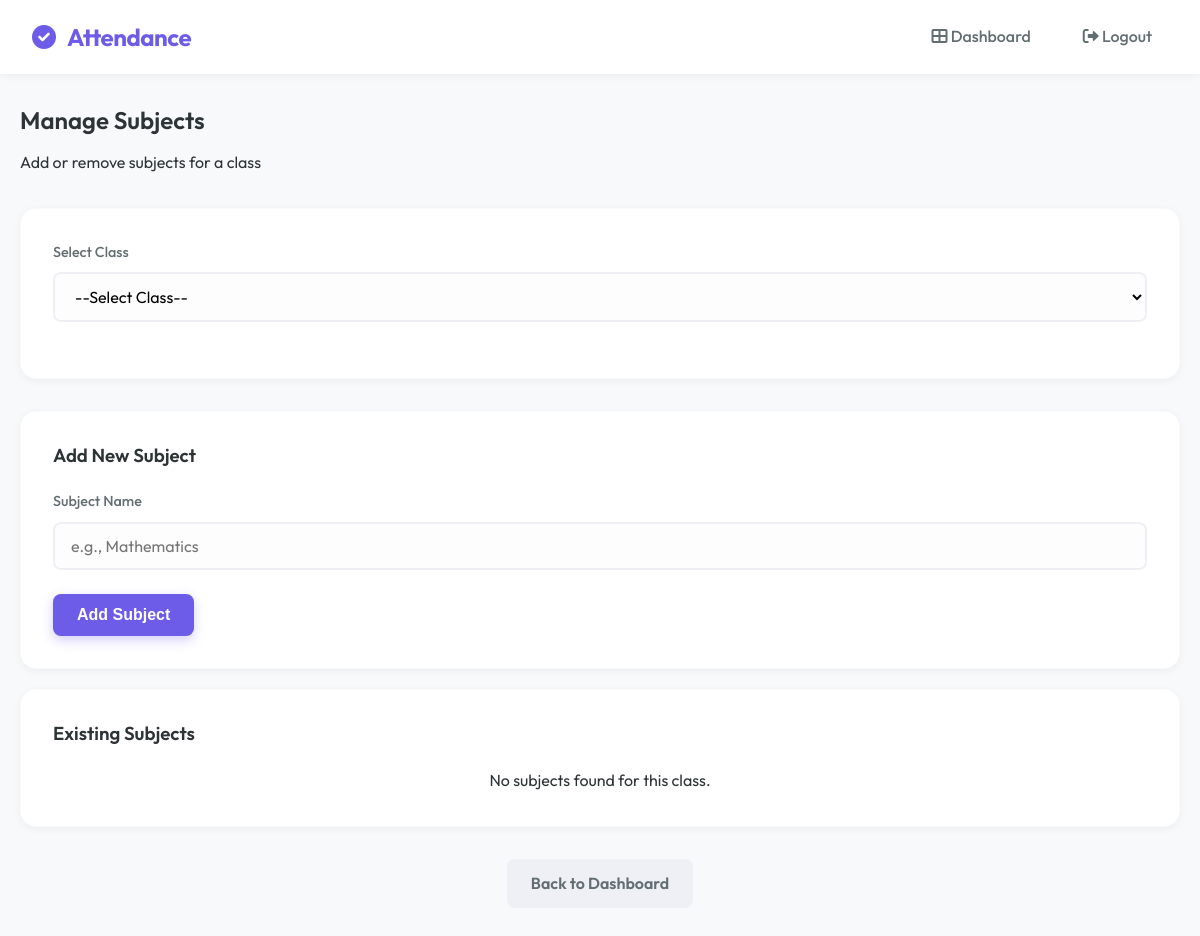
Page /subjects?class_id=3 (signed in) on the earlier database version.
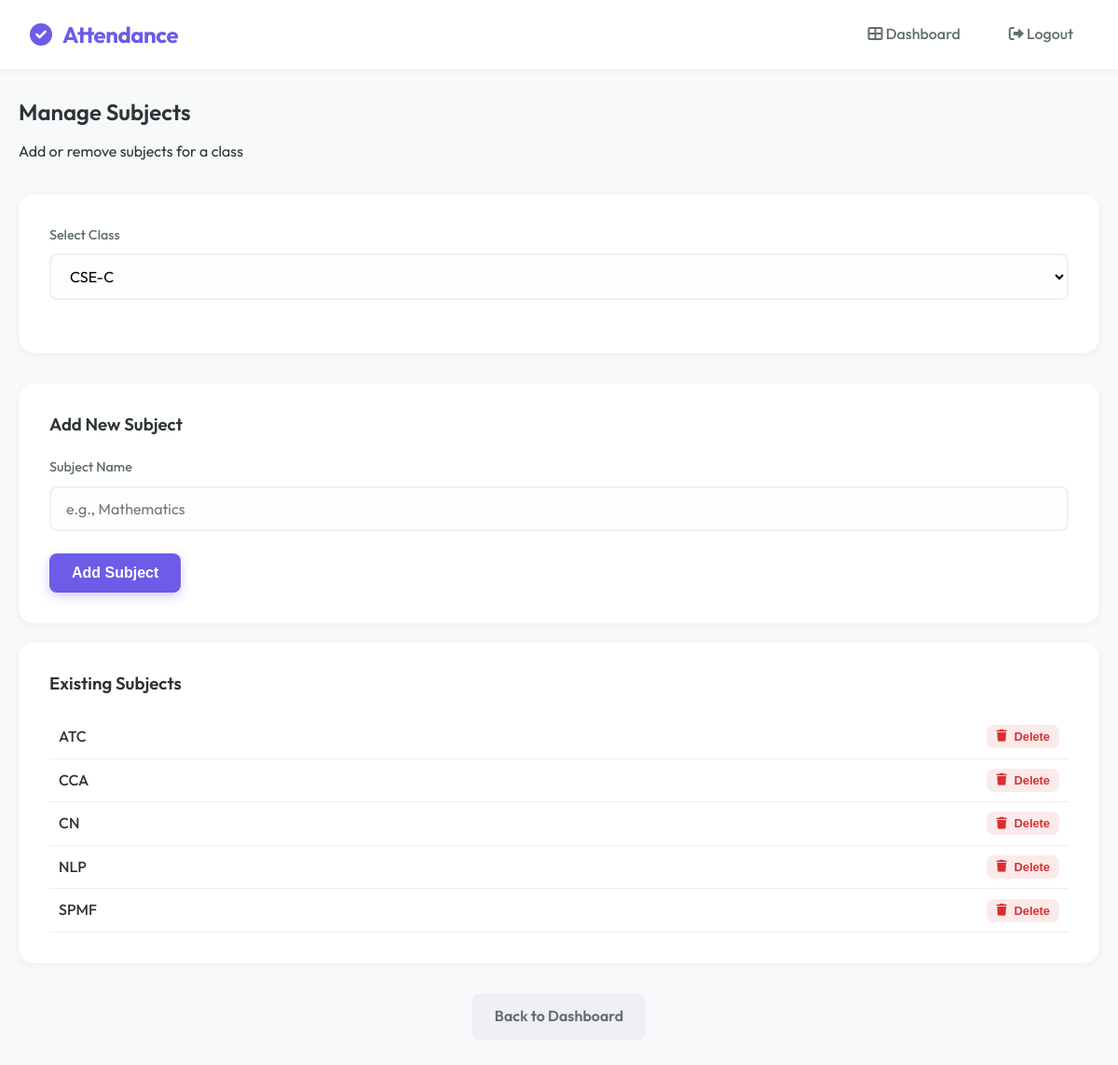
Same page on the later database version.
### tables this page shows
CREATE TABLE subjects (
        id INTEGER PRIMARY KEY AUTOINCREMENT,
        class_id INTEGER,
        name TEXT
    );

### app.py (the view)
@app.route("/subjects")
def subjects():
    if session.get("role") != "admin":
        return "Unauthorized", 403
    conn = sqlite3.connect('attendance.db')
    c = conn.cursor()
    c.execute("SELECT id, class_name FROM classes ORDER BY class_name")
    classes = c.fetchall()
    selected_class_id = request.args.get("class_id")
    subjects_list = []
    if selected_class_id:
        c.execute("SELECT id, name FROM subjects WHERE class_id=? ORDER BY name", (selected_class_id,))
        subjects_list = c.fetchall()
    conn.close()
    return render_template("subjects.html", classes=classes, subjects=subjects_list,
                           selected_class_id=int(selected_class_id) if selected_class_id else None)

### templates/subjects.html (shortened to what this page needs)
{% extends "base.html" %}
{% block content %}
<div class="mb-4">
    <h2>Manage Subjects</h2>
    <p class="text-muted">Add or remove subjects for a class</p>
</div>
<div class="card mb-4">
    <form method="GET" action="/subjects">
        <div class="form-group">
            <label for="class_id">Select Class</label>
            <select name="class_id" id="class_id" required onchange="this.form.submit()">
                <option value="">--Select Class--</option>
                {% for cid, cname in classes %}
                <option value="{{ cid }}" {% if selected_class_id==cid %}selected{% endif %}>{{ cname }}</option>
                {% endfor %}
            </select>
        </div>
    </form>
</div>
{% if selected_class_id %}
<div class="dashboard-grid" style="grid-template-columns: 1fr; gap: 20px; margin-top: 0;">
    <div class="card">
        <h3 class="mb-3">Add New Subject</h3>
        <form action="/add_subject" method="POST">
            <div class="form-group">
                <label for="name">Subject Name</label>
                <input type="text" id="name" name="name" required placeholder="e.g., Mathematics">
            </div>
            <button type="submit" class="btn btn-primary">Add Subject</button>
        </form>
    </div>
    <div class="card">
        <h3 class="mb-3">Existing Subjects</h3>
        {% if subjects %}
        <ul style="list-style: none; padding: 0;">
            {% for sid, sname in subjects %}
            <li
                style="display: flex; justify-content: space-between; align-items: center; padding: 10px; border-bottom: 1px solid #eee;">
                <span style="font-weight: 500;">{{ sname }}</span>
                <button type="button" class="btn btn-danger" style="padding: 5px 10px; font-size: 0.8rem;"
                    onclick="confirmDelete('{{ sid }}')">
                    <i class="fas fa-trash"></i> Delete
                </button>
            </li>
            {% endfor %}
        </ul>
        {% else %}
        <p class="text-muted text-center">No subjects found for this class.</p>
        {% endif %}
    </div>
</div>
{% else %}
<div class="card text-center" style="padding: 40px;">
    <i class="fas fa-book" style="font-size: 3rem; color: var(--primary); margin-bottom: 20px;"></i>
    <h3>Select a Class</h3>
    <p class="text-muted">Please select a class above to manage its subjects.</p>
</div>
{% endif %}
<div class="text-center mt-4">
    <a href="/dashboard" class="btn btn-secondary">Back to Dashboard</a>
</div>
{% endblock %}

Differences in the rows shown:
added subjects: name "ATC"
added subjects: name "CCA"
added subjects: name "CN"
added subjects: name "NLP"
added subjects: name "SPMF"
Other differences:
form field class_id: "--Select Class--" → "CSE-C"
text no longer shown: "No subjects found for this class."
